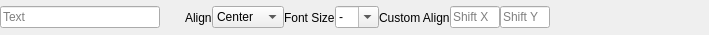
<?xml version="1.0" encoding="UTF-8"?>
<ui version="4.0">
 <class>Form</class>
 <widget class="QWidget" name="Form">
  <property name="windowModality">
   <enum>Qt::WindowModality::NonModal</enum>
  </property>
  <property name="geometry">
   <rect>
    <x>0</x>
    <y>0</y>
    <width>709</width>
    <height>35</height>
   </rect>
  </property>
  <property name="sizePolicy">
   <sizepolicy hsizetype="Fixed" vsizetype="Fixed">
    <horstretch>0</horstretch>
    <verstretch>0</verstretch>
   </sizepolicy>
  </property>
  <property name="minimumSize">
   <size>
    <width>0</width>
    <height>35</height>
   </size>
  </property>
  <property name="maximumSize">
   <size>
    <width>16777215</width>
    <height>35</height>
   </size>
  </property>
  <property name="windowTitle">
   <string>Form</string>
  </property>
  <layout class="QHBoxLayout" name="horizontalLayout_2">
   <property name="spacing">
    <number>0</number>
   </property>
   <property name="leftMargin">
    <number>0</number>
   </property>
   <property name="topMargin">
    <number>0</number>
   </property>
   <property name="rightMargin">
    <number>0</number>
   </property>
   <property name="bottomMargin">
    <number>0</number>
   </property>
   <item>
    <layout class="QHBoxLayout" name="horizontalLayout">
     <item>
      <widget class="QLineEdit" name="txtLabelText">
       <property name="toolTip">
        <string>Number of Sides</string>
       </property>
       <property name="placeholderText">
        <string>Text</string>
       </property>
      </widget>
     </item>
     <item>
      <widget class="QPushButton" name="btnAdvancedEdit">
       <property name="maximumSize">
        <size>
         <width>25</width>
         <height>25</height>
        </size>
       </property>
       <property name="text">
        <string/>
       </property>
       <property name="icon">
        <iconset resource="../res/icons.qrc">
         <normaloff>:/icons/edit.svg</normaloff>:/icons/edit.svg</iconset>
       </property>
       <property name="flat">
        <bool>true</bool>
       </property>
      </widget>
     </item>
     <item>
      <widget class="QLabel" name="label">
       <property name="text">
        <string>Align</string>
       </property>
      </widget>
     </item>
     <item>
      <widget class="QComboBox" name="cmbAlign">
       <item>
        <property name="text">
         <string>Center</string>
        </property>
       </item>
       <item>
        <property name="text">
         <string>N</string>
        </property>
       </item>
       <item>
        <property name="text">
         <string>E</string>
        </property>
       </item>
       <item>
        <property name="text">
         <string>W</string>
        </property>
       </item>
       <item>
        <property name="text">
         <string>S</string>
        </property>
       </item>
       <item>
        <property name="text">
         <string>NW</string>
        </property>
       </item>
       <item>
        <property name="text">
         <string>NE</string>
        </property>
       </item>
       <item>
        <property name="text">
         <string>SW</string>
        </property>
       </item>
       <item>
        <property name="text">
         <string>SE</string>
        </property>
       </item>
       <item>
        <property name="text">
         <string>Custom</string>
        </property>
       </item>
      </widget>
     </item>
     <item>
      <widget class="QLabel" name="label_3">
       <property name="text">
        <string>Font Size</string>
       </property>
      </widget>
     </item>
     <item>
      <widget class="QComboBox" name="cmbFontSize">
       <property name="sizePolicy">
        <sizepolicy hsizetype="Minimum" vsizetype="Fixed">
         <horstretch>0</horstretch>
         <verstretch>0</verstretch>
        </sizepolicy>
       </property>
       <property name="editable">
        <bool>true</bool>
       </property>
       <item>
        <property name="text">
         <string>-</string>
        </property>
       </item>
       <item>
        <property name="text">
         <string>8</string>
        </property>
       </item>
       <item>
        <property name="text">
         <string>9</string>
        </property>
       </item>
       <item>
        <property name="text">
         <string>10</string>
        </property>
       </item>
       <item>
        <property name="text">
         <string>11</string>
        </property>
       </item>
       <item>
        <property name="text">
         <string>12</string>
        </property>
       </item>
       <item>
        <property name="text">
         <string>14</string>
        </property>
       </item>
       <item>
        <property name="text">
         <string>18</string>
        </property>
       </item>
       <item>
        <property name="text">
         <string>24</string>
        </property>
       </item>
       <item>
        <property name="text">
         <string>48</string>
        </property>
       </item>
       <item>
        <property name="text">
         <string>72</string>
        </property>
       </item>
      </widget>
     </item>
     <item>
      <widget class="QLabel" name="label_2">
       <property name="text">
        <string>Custom Align</string>
       </property>
      </widget>
     </item>
     <item>
      <widget class="QLineEdit" name="txtShiftX">
       <property name="sizePolicy">
        <sizepolicy hsizetype="Maximum" vsizetype="Fixed">
         <horstretch>0</horstretch>
         <verstretch>0</verstretch>
        </sizepolicy>
       </property>
       <property name="maximumSize">
        <size>
         <width>50</width>
         <height>16777215</height>
        </size>
       </property>
       <property name="placeholderText">
        <string>Shift X</string>
       </property>
      </widget>
     </item>
     <item>
      <widget class="QLineEdit" name="txtShiftY">
       <property name="sizePolicy">
        <sizepolicy hsizetype="Maximum" vsizetype="Fixed">
         <horstretch>0</horstretch>
         <verstretch>0</verstretch>
        </sizepolicy>
       </property>
       <property name="maximumSize">
        <size>
         <width>50</width>
         <height>16777215</height>
        </size>
       </property>
       <property name="placeholderText">
        <string>Shift Y</string>
       </property>
      </widget>
     </item>
     <item>
      <spacer name="horizontalSpacer">
       <property name="orientation">
        <enum>Qt::Orientation::Horizontal</enum>
       </property>
       <property name="sizeHint" stdset="0">
        <size>
         <width>40</width>
         <height>20</height>
        </size>
       </property>
      </spacer>
     </item>
    </layout>
   </item>
  </layout>
 </widget>
 <resources>
  <include location="../res/icons.qrc"/>
 </resources>
 <connections/>
</ui>
